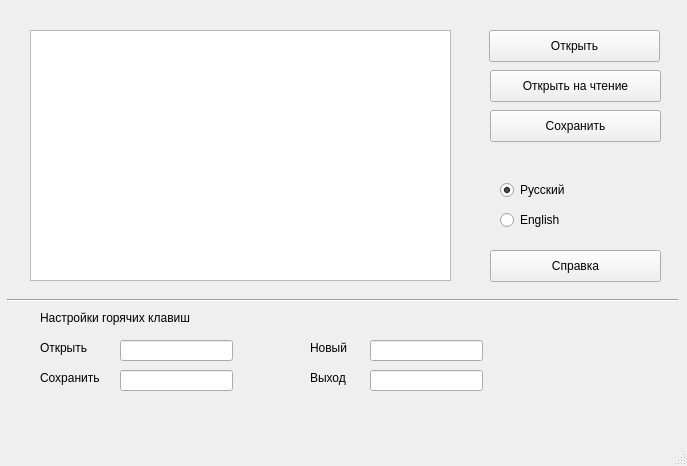
<?xml version="1.0" encoding="UTF-8"?>
<ui version="4.0">
 <class>MainWindow</class>
 <widget class="QMainWindow" name="MainWindow">
  <property name="enabled">
   <bool>true</bool>
  </property>
  <property name="geometry">
   <rect>
    <x>0</x>
    <y>0</y>
    <width>687</width>
    <height>466</height>
   </rect>
  </property>
  <property name="windowTitle">
   <string>Урок 04</string>
  </property>
  <property name="locale">
   <locale language="Russian" country="Russia"/>
  </property>
  <property name="inputMethodHints">
   <set>Qt::ImhNone</set>
  </property>
  <widget class="QWidget" name="centralwidget">
   <widget class="QPlainTextEdit" name="plainTextEdit">
    <property name="geometry">
     <rect>
      <x>30</x>
      <y>30</y>
      <width>421</width>
      <height>251</height>
     </rect>
    </property>
   </widget>
   <widget class="QPushButton" name="open_button">
    <property name="geometry">
     <rect>
      <x>489</x>
      <y>30</y>
      <width>171</width>
      <height>32</height>
     </rect>
    </property>
    <property name="locale">
     <locale language="Russian" country="Russia"/>
    </property>
    <property name="text">
     <string>Открыть</string>
    </property>
   </widget>
   <widget class="QPushButton" name="save_button">
    <property name="geometry">
     <rect>
      <x>490</x>
      <y>110</y>
      <width>171</width>
      <height>32</height>
     </rect>
    </property>
    <property name="locale">
     <locale language="Russian" country="Russia"/>
    </property>
    <property name="text">
     <string>Сохранить</string>
    </property>
   </widget>
   <widget class="QPushButton" name="open_read_button">
    <property name="geometry">
     <rect>
      <x>490</x>
      <y>70</y>
      <width>171</width>
      <height>32</height>
     </rect>
    </property>
    <property name="locale">
     <locale language="Russian" country="Russia"/>
    </property>
    <property name="text">
     <string>Открыть на чтение</string>
    </property>
   </widget>
   <widget class="QPushButton" name="help_button">
    <property name="geometry">
     <rect>
      <x>490</x>
      <y>250</y>
      <width>171</width>
      <height>32</height>
     </rect>
    </property>
    <property name="locale">
     <locale language="Russian" country="Russia"/>
    </property>
    <property name="text">
     <string>Справка</string>
    </property>
   </widget>
   <widget class="QRadioButton" name="russian_radio_button">
    <property name="geometry">
     <rect>
      <x>500</x>
      <y>180</y>
      <width>99</width>
      <height>20</height>
     </rect>
    </property>
    <property name="text">
     <string>Русский</string>
    </property>
    <property name="checked">
     <bool>true</bool>
    </property>
   </widget>
   <widget class="QRadioButton" name="english_radio_button">
    <property name="geometry">
     <rect>
      <x>500</x>
      <y>210</y>
      <width>99</width>
      <height>20</height>
     </rect>
    </property>
    <property name="locale">
     <locale language="English" country="UnitedStates"/>
    </property>
    <property name="text">
     <string>English</string>
    </property>
   </widget>
   <widget class="QLineEdit" name="open_edit">
    <property name="geometry">
     <rect>
      <x>120</x>
      <y>340</y>
      <width>113</width>
      <height>21</height>
     </rect>
    </property>
    <property name="mouseTracking">
     <bool>true</bool>
    </property>
    <property name="focusPolicy">
     <enum>Qt::StrongFocus</enum>
    </property>
    <property name="contextMenuPolicy">
     <enum>Qt::NoContextMenu</enum>
    </property>
    <property name="acceptDrops">
     <bool>false</bool>
    </property>
    <property name="whatsThis">
     <string notr="true"/>
    </property>
    <property name="accessibleName">
     <string notr="true"/>
    </property>
    <property name="accessibleDescription">
     <string notr="true"/>
    </property>
    <property name="locale">
     <locale language="English" country="UnitedStates"/>
    </property>
    <property name="inputMethodHints">
     <set>Qt::ImhNone</set>
    </property>
    <property name="inputMask">
     <string notr="true"/>
    </property>
    <property name="maxLength">
     <number>32767</number>
    </property>
    <property name="frame">
     <bool>true</bool>
    </property>
    <property name="echoMode">
     <enum>QLineEdit::Normal</enum>
    </property>
    <property name="readOnly">
     <bool>false</bool>
    </property>
    <property name="placeholderText">
     <string notr="true"/>
    </property>
   </widget>
   <widget class="QLineEdit" name="save_edit">
    <property name="geometry">
     <rect>
      <x>120</x>
      <y>370</y>
      <width>113</width>
      <height>21</height>
     </rect>
    </property>
    <property name="mouseTracking">
     <bool>true</bool>
    </property>
    <property name="focusPolicy">
     <enum>Qt::StrongFocus</enum>
    </property>
    <property name="locale">
     <locale language="English" country="UnitedStates"/>
    </property>
   </widget>
   <widget class="QLineEdit" name="new_edit">
    <property name="geometry">
     <rect>
      <x>370</x>
      <y>340</y>
      <width>113</width>
      <height>21</height>
     </rect>
    </property>
    <property name="mouseTracking">
     <bool>true</bool>
    </property>
    <property name="focusPolicy">
     <enum>Qt::StrongFocus</enum>
    </property>
    <property name="locale">
     <locale language="English" country="UnitedStates"/>
    </property>
   </widget>
   <widget class="QLineEdit" name="quit_edit">
    <property name="geometry">
     <rect>
      <x>370</x>
      <y>370</y>
      <width>113</width>
      <height>21</height>
     </rect>
    </property>
    <property name="mouseTracking">
     <bool>true</bool>
    </property>
    <property name="focusPolicy">
     <enum>Qt::StrongFocus</enum>
    </property>
    <property name="locale">
     <locale language="English" country="UnitedStates"/>
    </property>
   </widget>
   <widget class="QLabel" name="label">
    <property name="geometry">
     <rect>
      <x>40</x>
      <y>340</y>
      <width>58</width>
      <height>16</height>
     </rect>
    </property>
    <property name="text">
     <string>Открыть</string>
    </property>
   </widget>
   <widget class="QLabel" name="label_2">
    <property name="geometry">
     <rect>
      <x>40</x>
      <y>370</y>
      <width>71</width>
      <height>16</height>
     </rect>
    </property>
    <property name="text">
     <string>Сохранить</string>
    </property>
   </widget>
   <widget class="QLabel" name="label_3">
    <property name="geometry">
     <rect>
      <x>310</x>
      <y>340</y>
      <width>58</width>
      <height>16</height>
     </rect>
    </property>
    <property name="text">
     <string>Новый</string>
    </property>
   </widget>
   <widget class="QLabel" name="label_4">
    <property name="geometry">
     <rect>
      <x>310</x>
      <y>370</y>
      <width>58</width>
      <height>16</height>
     </rect>
    </property>
    <property name="text">
     <string>Выход</string>
    </property>
   </widget>
   <widget class="Line" name="line">
    <property name="geometry">
     <rect>
      <x>7</x>
      <y>290</y>
      <width>671</width>
      <height>20</height>
     </rect>
    </property>
    <property name="orientation">
     <enum>Qt::Horizontal</enum>
    </property>
   </widget>
   <widget class="QLabel" name="label_5">
    <property name="geometry">
     <rect>
      <x>40</x>
      <y>310</y>
      <width>191</width>
      <height>16</height>
     </rect>
    </property>
    <property name="text">
     <string>Настройки горячих клавиш</string>
    </property>
   </widget>
  </widget>
  <widget class="QMenuBar" name="menubar">
   <property name="enabled">
    <bool>true</bool>
   </property>
   <property name="geometry">
    <rect>
     <x>0</x>
     <y>0</y>
     <width>687</width>
     <height>24</height>
    </rect>
   </property>
  </widget>
  <widget class="QStatusBar" name="statusbar"/>
 </widget>
 <resources/>
 <connections/>
</ui>
